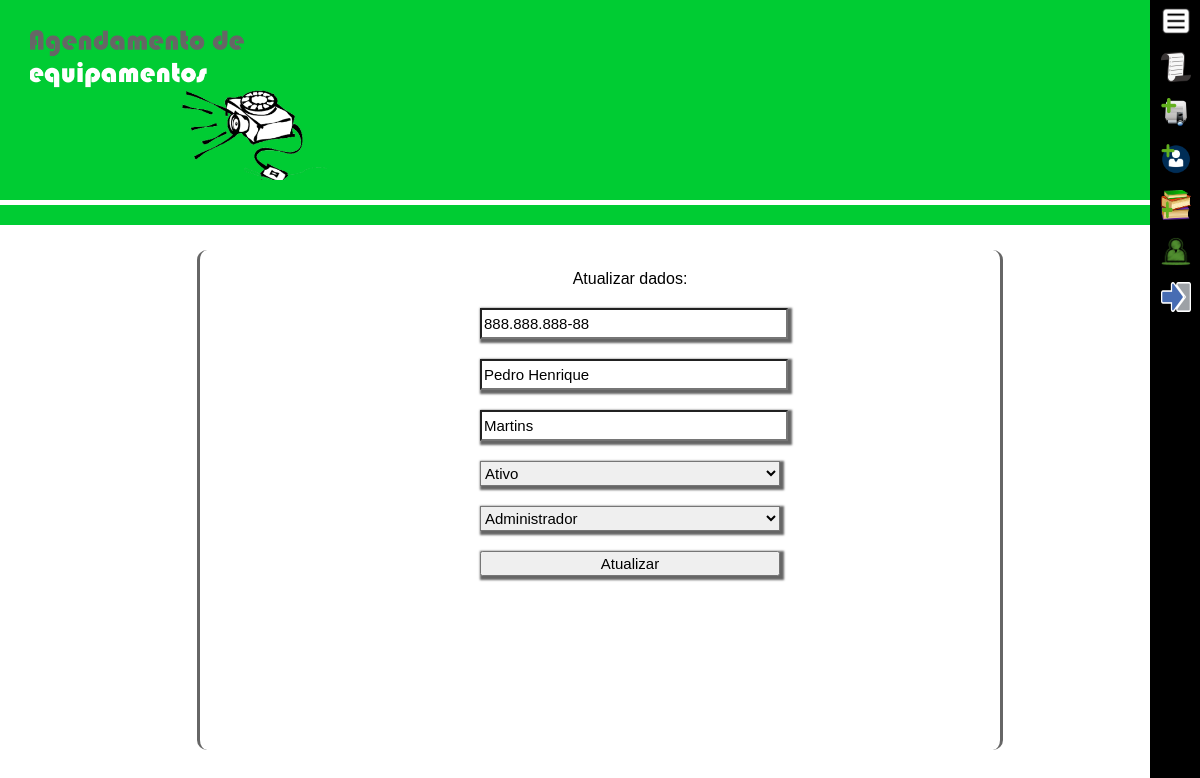
/php/updateProfessor.php?codigo=888.888.888-88, run on the app's committed database.
### tables this page shows
CREATE TABLE `usuario` (
  `CPF` varchar(14) NOT NULL,
  `NOME` varchar(45) NOT NULL,
  `SOBRENOME` varchar(45) NOT NULL,
  `FOTO` varchar(200) NOT NULL,
  `SENHA` varchar(45) NOT NULL,
  `ATIVO` tinyint(1) DEFAULT NULL,
  `PERMISSAO` tinyint(4) NOT NULL,
  `EMAIL` varchar(200) NOT NULL
);

### php/updateProfessor.php (the view, shortened to what this page needs)
<!DOCTYPE html PUBLIC "-//W3C//DTD XHTML 1.0 Transitional//EN" "http://www.w3.org/TR/xhtml1/DTD/xhtml1-transitional.dtd">
<html xmlns="http://www.w3.org/1999/xhtml">
<head>
<link rel="stylesheet" type="text/css" href="../css/style adm.css" />
<link rel="stylesheet" type="text/css" href="../css/sttyle update.css">
<?php
include_once('conexao.php');
$codigo = $_GET['codigo'];
?>
</head>
<body>
<header class="banner">
	<div class="loga">
    </div>
</header>
<div class="linha"></div>
<nav>
	<ul>
    	<li><img src="../img/menu.png" class="imgMenu" id="menuH" draggable="false"></li>
    	<li><img src="../img/list.png" class="imgMenu" draggable="false"><p class="legenda" >Agendamentos</p></li>
    	<li><img src="../img/addEquipamento.png" class="imgMenu" draggable="false"><p class="legenda" >Add Equipamentos</p></li>
    	<li><img src="../img/addUser.png" class="imgMenu" draggable="false"><p class="legenda" >Add Professor</p></li>
    	<li><img src="../img/addCurso.png" class="imgMenu" draggable="false"><p class="legenda" >Add Curso</p></li>
    	<li><img src="../img/user-icon.png" class="imgMenu" draggable="false"><p class="legenda">Dados pessoais</p></li>
    	<li><img src="../img/sair.png" class="imgMenu" draggable="false"><p class="legenda">Sair</p></li>
    </ul>
</nav>
<main>
<div class="content">
    <div class="form">
    <div class="tableList">
<div class="form">
<form action="updateReserva.php" method="post">
<p>Atualizar dados:</p>
	<?PHP
	$sql="SELECT * FROM USUARIO WHERE CPF = '$codigo'";
	$query = mysqli_query($con,$sql);
	while($rowDados = mysqli_fetch_array($query)){
		$cpf = $rowDados['CPF'];
	?>
    <input type="text" name="codigo" id="cpf" readonly="readonly" value="<?php echo $cpf ?>">
	<input type="text" name="data" id="nome" value="<?php echo $rowDados['NOME'] ?>">
	<input type="text" name="cpf" id="sobrenome" value="<?php echo $rowDados['SOBRENOME'] ?>">
    <select id="ativo">
    	<?php
			if($rowDados['ATIVO']==1){
				?>
					<option value="1">Ativo</option>
				<?php
				}else{
					?>
						<option value="0">Desativo</option>
						<option value="1">Ativo</option>
					<?php
					}
		?>
    </select>
    <select id="permissao">
    	<?php
			if($rowDados['PERMISSAO']==1){
				?>
					<option value="1">Administrador</option>
				<?php
				}else{
					?>
						<option value="0">Professor</option>
						<option value="1">Administrador</option>
					<?php
					}
		?>
    </select>
    <input type="button" value="Atualizar" onclick="update()">
    <?php
	}
	?>
</form>
</div>
</div>
</div>
</main>
<link rel="stylesheet" type="text/css" href="../jquery-ui-1.12.1/jquery-ui-1.12.1/jquery-ui.css">
</body>
</html>

### css/style adm.css (style rules this page uses)
* { margin:0 }
body { background-color:#FFF; font-family:Verdana, Geneva, sans-serif }
.banner { width:100%; height:150px; position:relative; background-color:#0C3 }
ul { list-style:none }
nav { width:50px; height:100%; position:fixed; top:0px; right:0px; float:right; background-color:#000; list-style:none; z-index:999 }
.imgMenu { position:relative; left:-35px; padding:6px; width:30px; height:30px; margin:0 auto; margin-bottom:0px; }
.loga { position:relative; top: 10%; left:30px; width:330px; height:160px; background-image:url(../img/loga2.png); background-repeat:no-repeat; background-size:60%; }
.linha { width:100%; height:20px; position:relative; top:5px; background-color:#0C3 }
main { position:relative; top:10px; width:100%; min-height:500px; }
.content { position:relative; top:20px; width:100%; }
.tableList { padding-top:20px; }
@media only screen and (min-width: 769px) { * { margin:0 } }
@media only screen and (min-width: 769px) { body { background-color:#FFF; font-family:Verdana, Geneva, sans-serif } }
@media only screen and (min-width: 769px) { .banner { width:100%; height:200px; position:relative; background-color:#0C3 } }
@media only screen and (min-width: 769px) { ul { list-style:none } }
@media only screen and (min-width: 769px) { nav { width:50px; height:100%; position:fixed; top:0px; right:0px; float:right; background-color:#000; list-style:none; z-index:999 } }
@media only screen and (min-width: 769px) { .imgMenu { position:relative; left:-35px; padding:6px; width:30px; height:30px; margin:0 auto; margin-bottom:0px; } }
@media only screen and (min-width: 769px) { .loga { position:relative; top: 10%; left:30px; width:330px; height:160px; background-image:url(../img/loga2.png); background-repeat:no-repeat; background-size:90%; } }
@media only screen and (min-width: 769px) { .linha { width:100%; height:20px; position:relative; top:5px; background-color:#0C3 } }
@media only screen and (min-width: 769px) { main { position:relative; top:10px; width:100%; min-height:500px; } }
@media only screen and (min-width: 769px) { .content { position:relative; top:20px; width:800px; min-height:500px; border-radius:10px; border-left:#666 solid 3px; border-right:#666 solid 3px; margin:0 auto; } }
@media only screen and (min-width: 769px) { .tableList { padding-top:20px; width:80%; margin:0 auto; } }

### css/sttyle update.css (style rules this page uses)
.form { margin-top:20px; width:300px; margin:0 auto; text-align:center }
.form input, select { width:100%; height:25px; margin-top:10px; margin-bottom:10px; font-size:15px; box-shadow:2px 2px 2px 2px #666666; }
p { margin-bottom:10px; }

### data on the page
usuario: codigo "888.888.888-88", data "Pedro Henrique", cpf "Martins", ATIVO "Ativo", PERMISSAO "Administrador"
